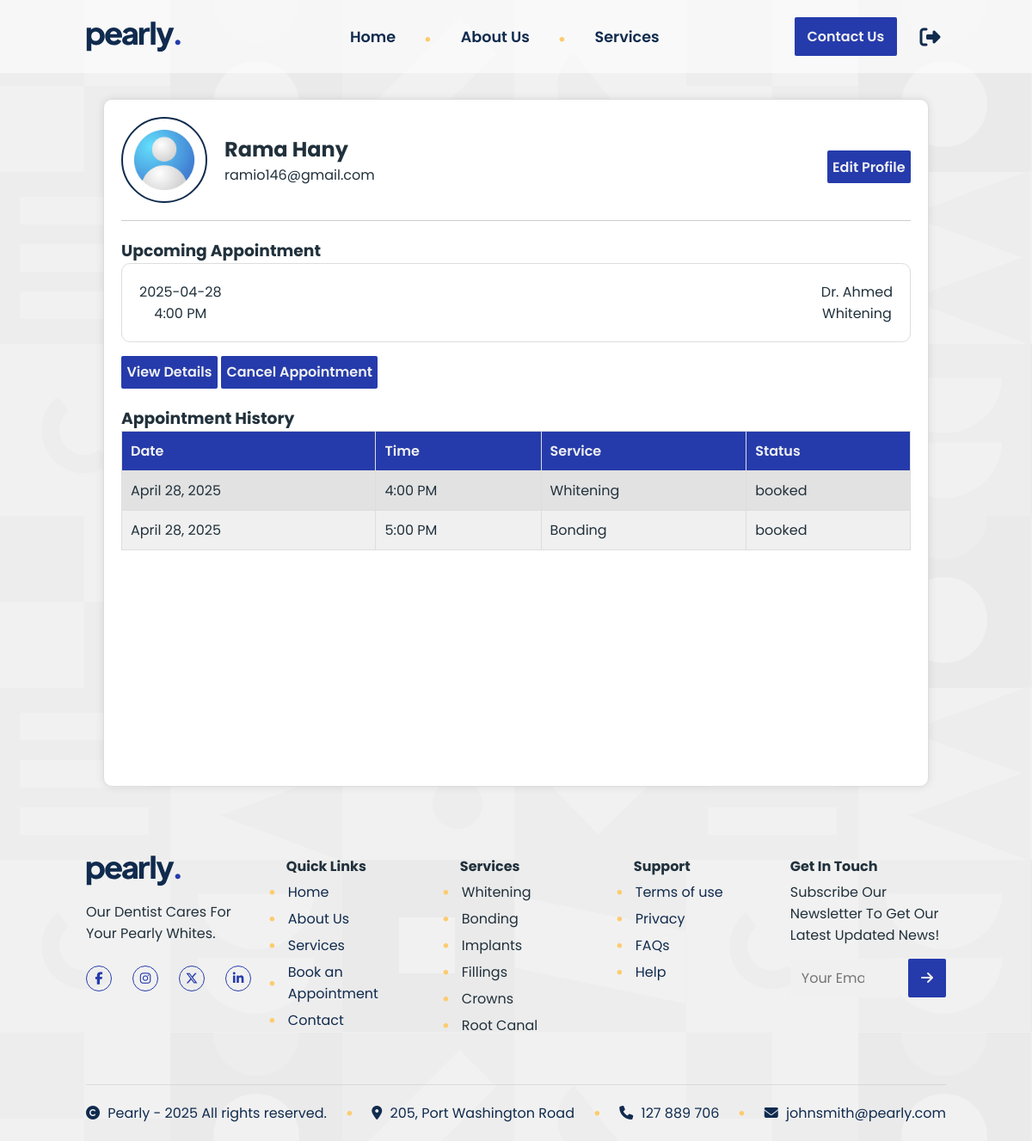
The page /html/user.php (signed in) on the database as committed earlier.
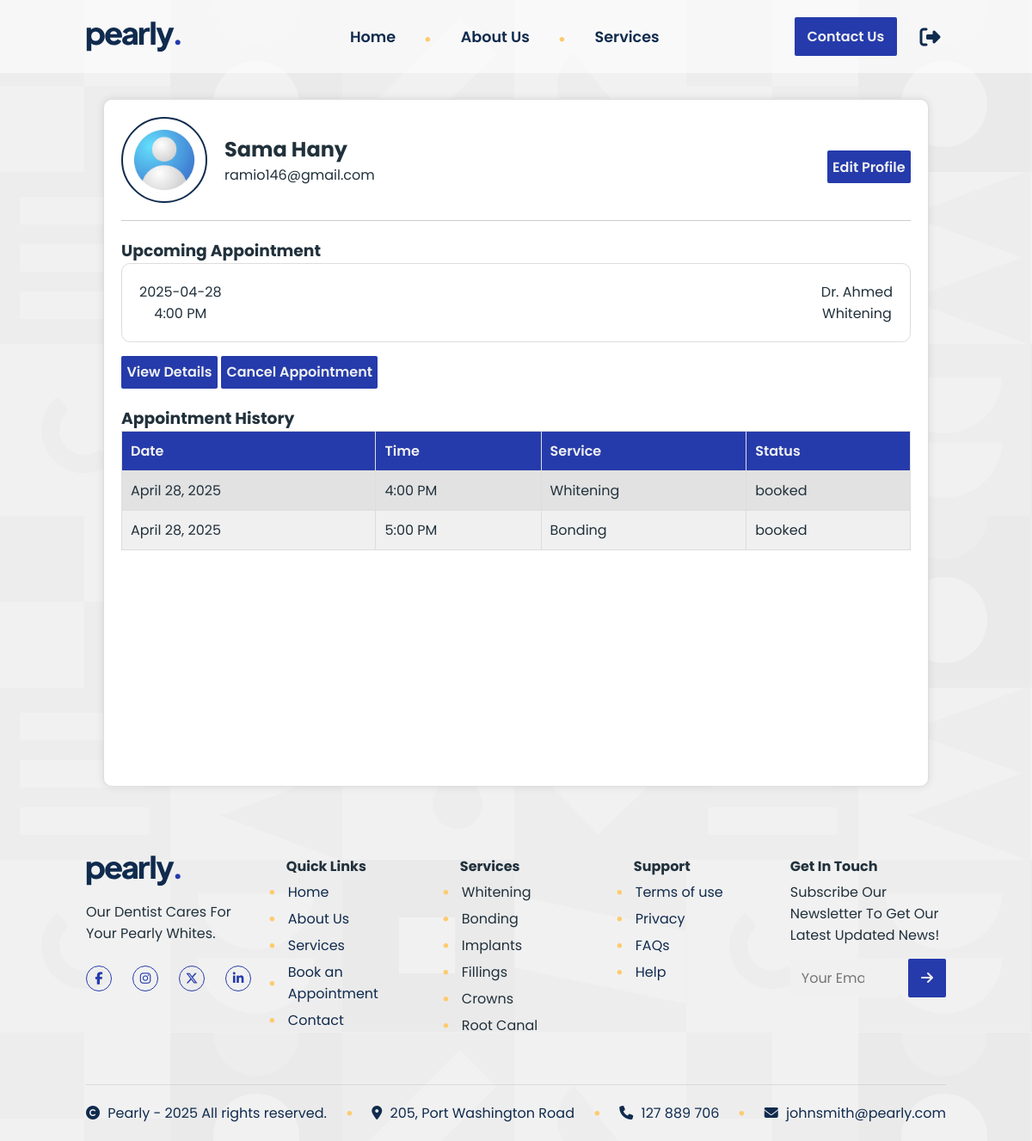
The same page on the database as committed later.
### tables this page shows
CREATE TABLE `users` (
  `user_id` int(11) NOT NULL,
  `first_name` varchar(50) DEFAULT NULL,
  `last_name` varchar(50) DEFAULT NULL,
  `email` varchar(100) NOT NULL,
  `password` varchar(255) NOT NULL,
  `phone` varchar(20) DEFAULT NULL
);

CREATE TABLE `appointments` (
  `appointment_id` int(11) NOT NULL,
  `user_id` int(11) DEFAULT NULL,
  `appointment_date` date DEFAULT NULL,
  `appointment_start_time` time DEFAULT NULL,
  `appointment_end_time` time DEFAULT NULL,
  `service_name` varchar(100) NOT NULL,
  `status` enum('booked','cancelled','completed') DEFAULT 'booked',
  `created_at` timestamp NOT NULL DEFAULT current_timestamp(),
  `guest_name` varchar(255) DEFAULT NULL,
  `guest_phone` varchar(255) DEFAULT NULL
);

### html/user.php (the view, shortened to what this page needs)
<?php include '../includes/db_connection.php'; ?>
<?php
$user_id = intval($_SESSION['user_id']);
$user_sql = "SELECT first_name, last_name, email FROM users WHERE user_id = $user_id";
$user_result = $conn->query($user_sql);
$user = $user_result->fetch_assoc();
$appoint_sql = "SELECT * FROM appointments WHERE user_id = $user_id AND appointment_date >= CURDATE() AND status != 'Cancelled' ORDER BY appointment_date LIMIT 1";
$appoint_result = $conn->query($appoint_sql);
?>
<!DOCTYPE html>
<html lang="en">
<head>
  <link rel="stylesheet" href="../css/forms.css">
  <link rel="stylesheet" href="../css/user.css" />
</head>
<body>
  <nav class="nav-container">
    <img
      loading="lazy"
      src="../images/pearly-logo.svg"
      alt="Pearly Site Logo" />
    <ul class="nav-links">
      <a class="active-link" href="./home">Home</a>
      <img loading="lazy" src="../images/yellow-dot.svg" alt="Divider" />
      <a href="./home">About Us</a>
      <img loading="lazy" src="../images/yellow-dot.svg" alt="Divider" />
      <a href="./home">Services</a>
    </ul>
    <div class="right">
      <button class="contact">
        <a href="mailto:">Contact Us</a>
      </button>
      <form action="">
        <button
          type="submit"
          class="fa-solid fa-right-from-bracket log-out"></button>
      </form>
    </div>
  </nav>
  <div class="App-container">
    <div class="header">
      <img src="../images/user-circles-set.png" alt="Profile Picture" />
      <div class="profile-info">
        <h2><?php echo htmlspecialchars($user['first_name'] . ' ' . $user['last_name']); ?></h2>
        <p><?php echo htmlspecialchars($user['email']); ?></p>
      </div>
      <button class="edit-profile-btn">Edit Profile</button>
    </div>
    <?php if ($appoint_result && $appoint_result->num_rows > 0): ?>
      <?php $appointment = $appoint_result->fetch_assoc(); ?>
      <div class="upcoming-appointment">
        <h3>Upcoming Appointment</h3>
        <div class="appointment-details">
          <div class="date-time">
            <p><?php echo htmlspecialchars($appointment['appointment_date']); ?></p>
            <p><?php echo date('g:i A', strtotime($appointment['appointment_start_time'])); ?></p>
          </div>
          <div class="doctor-service">
            <p>Dr. Ahmed</p>
            <p><?php echo htmlspecialchars($appointment['service_name']); ?></p>
          </div>
        </div>
        <div class="action-buttons">
          <button class="view-details-btn">View Details</button>
          <form action="../php/cancel-appointment.php" method="POST" onsubmit="return confirm('Are you sure you want to cancel this appointment?');" style="display:inline-block">
            <button type="submit" class="cancel-appointment-btn">Cancel Appointment</button>
          </form>
        </div>
      </div>
    <?php endif; ?>
    <?php
    $history_sql = "SELECT appointment_date, appointment_start_time, service_name, status FROM appointments
                WHERE user_id = $user_id ORDER BY appointment_date DESC";
    $history_result = $conn->query($history_sql);
    if ($history_result->num_rows > 0):
    ?>
      <div class="appointment-history">
        <h3>Appointment History</h3>
        <table>
          <thead>
            <tr>
              <th>Date</th>
              <th>Time</th>
              <th>Service</th>
              <th>Status</th>
            </tr>
          </thead>
          <tbody>
            <?php while ($row = $history_result->fetch_assoc()): ?>
              <tr>
                <td><?= htmlspecialchars(date('F j, Y', strtotime($row['appointment_date']))) ?></td>
                <td><?= date('g:i A', strtotime($row['appointment_start_time'])) ?></td>
                <td><?= htmlspecialchars($row['service_name']) ?></td>
                <td><?= htmlspecialchars($row['status']) ?></td>
              </tr>
            <?php endwhile; ?>
          </tbody>
        </table>
      </div>
    <?php endif; ?>
  </div>
  <footer class="container">
    <div class="row">
      <div class="col">
        <img src="../images/pearly-logo.svg" alt="Pearly Site Logo" />
        <p class="site-description">
          Our Dentist Cares For Your Pearly Whites.
        </p>
        <div class="icons">
          <a href="#"><i class="fa-brands fa-facebook-f"></i></a>
          <a href="#"><i class="fa-brands fa-instagram"></i></a>
          <a href="#"><i class="fa-brands fa-x-twitter"></i></a>
          <a href="#"><i class="fa-brands fa-linkedin-in"></i></a>
        </div>
      </div>
      <div class="col">
        <h2 class="list-header">Quick Links</h2>
        <ul>
          <li>
            <img src="../images/yellow-dot.svg" class="yellow-dot" />
            <a href="#">Home</a>
          </li>
          <li>
            <img src="../images/yellow-dot.svg" class="yellow-dot" /><a
              href="#">About Us</a>
          </li>
          <li>
            <img src="../images/yellow-dot.svg" class="yellow-dot" /><a
              href="#">Services</a>
          </li>
          <li>
            <img src="../images/yellow-dot.svg" class="yellow-dot" /><a
              href="#">Book an Appointment</a>
          </li>
          <li>
            <img src="../images/yellow-dot.svg" class="yellow-dot" /><a
              href="#">Contact</a>
          </li>
        </ul>
      </div>
      <div class="col">
        <h2 class="list-header">Services</h2>
        <ul>
          <li>
            <img src="../images/yellow-dot.svg" class="yellow-dot" />Whitening
          </li>
          <li>
            <img src="../images/yellow-dot.svg" class="yellow-dot" />Bonding
          </li>
          <li>
            <img src="../images/yellow-dot.svg" class="yellow-dot" />Implants
          </li>
          <li>
            <img src="../images/yellow-dot.svg" class="yellow-dot" />Fillings
          </li>
          <li>
            <img src="../images/yellow-dot.svg" class="yellow-dot" />Crowns
          </li>
          <li>
            <img src="../images/yellow-dot.svg" class="yellow-dot" />Root
            Canal
          </li>
        </ul>
      </div>
      <div class="col">
        <h2 class="list-header">Support</h2>
        <ul>
          <li>
            <img src="../images/yellow-dot.svg" class="yellow-dot" /><a
              href="#">Terms of use</a>
          </li>
          <li>
            <img src="../images/yellow-dot.svg" class="yellow-dot" /><a
              href="#">Privacy</a>
          </li>
          <li>
            <img src="../images/yellow-dot.svg" class="yellow-dot" /><a
              href="#">FAQs</a>
          </li>
          <li>
            <img src="../images/yellow-dot.svg" class="yellow-dot" /><a
              href="#">Help</a>
          </li>
        </ul>
      </div>
      <div class="col">
        <h2>Get In Touch</h2>
        <p>Subscribe Our Newsletter To Get Our Latest Updated News!</p>
        <form class="newsletter-form">
          <input type="text" placeholder="Your Email" />
          <button class="send">
            <i class="fa-solid fa-arrow-right"></i>
          </button>
        </form>
      </div>
    </div>
    <div class="extra-info-section">
      <div class="row">
        <div class="col">
          <i class="fa-solid fa-copyright"></i> Pearly - 2025 All rights
          reserved.
        </div>
        <img src="../images/yellow-dot.svg" alt="Divider" />
        <div class="col">
          <i class="fa-solid fa-location-dot"></i> 205, Port Washington Road
        </div>
        <img src="../images/yellow-dot.svg" alt="Divider" />
        <div class="col"><i class="fa-solid fa-phone"></i> 127 889 706</div>
        <img src="../images/yellow-dot.svg" alt="Divider" />
        <div class="col">
          <i class="fa-solid fa-envelope"></i> johnsmith@pearly.com
        </div>
      </div>
    </div>
  </footer>
</body>
</html>

### css/forms.css (style rules this page uses)
:root { --main-font-family: "Poppins", sans-serif; --main-text-color: #21313c; --sec-text-color: #f0f0f0; --third-text-color: #102b4e; --main-site-color: #253bab; --placeholder-text-color: #54575a; --invalid-border: #dc3546b2; --invalid-shadow: #ffc5c9c0; --valid-border: #19875485; --valid-shadow: #c5e1d4a9; }
*, *::after, *::before { margin: 0; box-sizing: border-box; text-decoration: none; }
* { color: var(--main-text-color); }
body { font-family: var(--main-font-family); color: var(--main-text-color); position: relative; }
.container { padding-inline: 100px; }
.contact, .send { width: auto; margin-top: 0; padding: 10px 15px; }
nav { display: flex; justify-content: space-between; align-items: center; position: absolute; width: 100%; background-color: rgba(255, 255, 255, 0.582); padding-block: 20px; }
.nav-links * { color: var(--third-text-color); font-weight: 600; font-size: 1.1rem; margin: 0 15px; transition: 0.2s ease-in; }
button { background-color: var(--main-site-color); color: var(--sec-text-color); border-width: 0; width: 100%; padding: 0.4rem; font-weight: 600; font-family: inherit; border-radius: 2px; font-size: 1rem; margin-top: 1rem; transition: 0.2s ease-in; }
input { font-family: inherit; width: 100%; padding: 6px 12px; font-size: 1rem; background-color: var(--sec-text-color); border: 0.1px solid transparent; outline: 0; color: var(--main-text-color); border-radius: 2px; transition: 0.1s ease-in; padding-right: 40px; }
.log-out { font-size: 1.5rem; color: var(--third-text-color); transition: 0.2s ease-in; margin-left: 20px; background-color: transparent; outline: 0; width: fit-content; margin-top: 0rem; }
button a { color: inherit; }
.right { display: flex; align-items: center; }
footer .row { display: flex; column-gap: 1.3rem; justify-content: space-between; padding-block: 50px; }
.col { width: 20%; }
footer .icons { display: flex; column-gap: 1.5rem; margin-top: 25px; }
footer .site-description { margin-block: 10px; }
footer .icons i { border: 1px solid var(--main-site-color); color: var(--main-site-color); width: 30px; height: 30px; border-radius: 50%; display: flex; justify-content: center; align-items: center; transition: 0.4s ease; font-size: 0.9rem; }
footer ul { padding-left: 0; list-style: none; }
footer h2 { font-size: 1rem; margin-bottom: 5px; }
.list-header { margin-left: 20px; }
footer a { color: var(--third-text-color); transition: 0.2s ease; }
footer li { display: flex; align-items: center; margin-bottom: 6px; }
footer .yellow-dot { margin-right: 15px; }
.newsletter-form { margin-top: 15px; display: flex; gap: 10px; }
.send i { color: var(--sec-text-color); }
.extra-info-section .row { padding-block: 20px; border-top: 1px solid rgba(128, 128, 128, 0.192); }
.extra-info-section .col { width: fit-content; color: var(--third-text-color); }
.extra-info-section i { margin-right: 5px; color: var(--third-text-color); }

Rows that differ between the two databases and show on the page:
changed users "ramio146@gmail.com": first_name+last_name "Rama Hany" → "Sama Hany"
